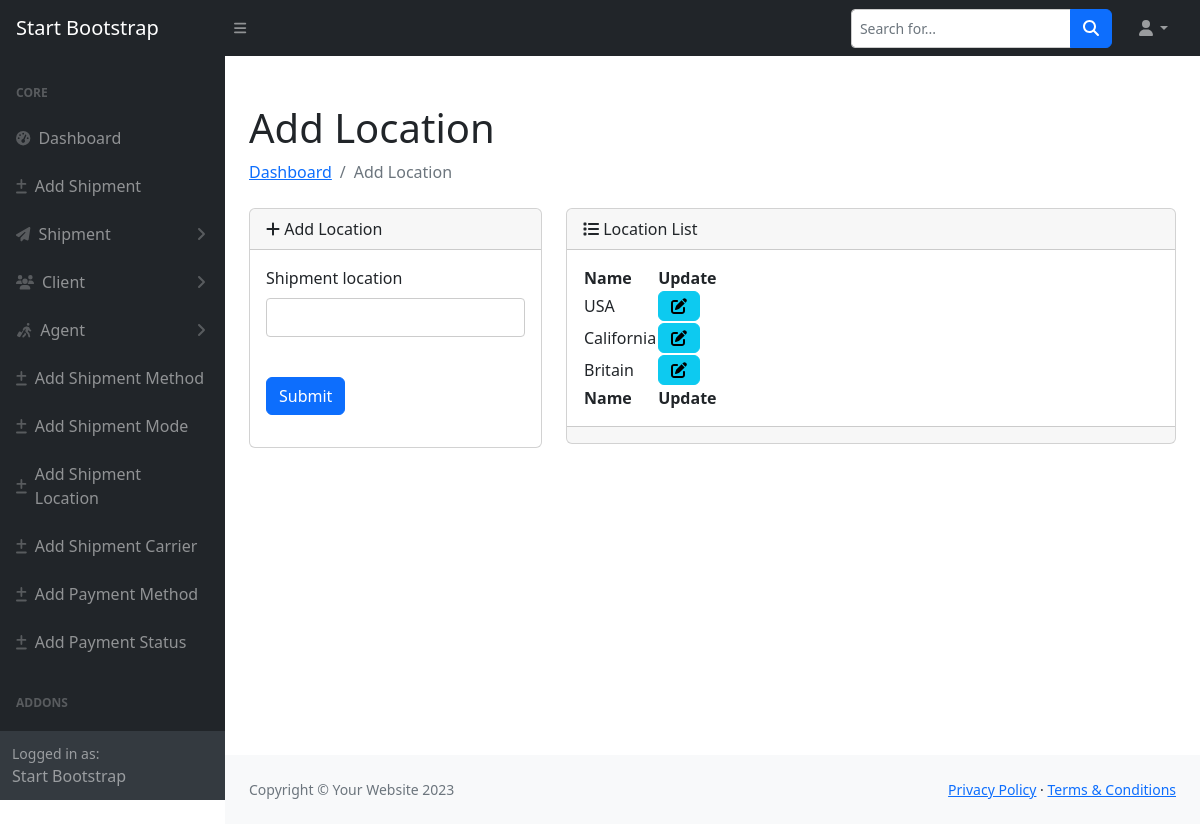
/add-shipment-location/, run on the app's committed database.
### cargo/models.py (models this page shows, shortened)
class ShipmentLocation(models.Model):
	shipment_location = models.CharField(max_length=100, blank=True, unique=True)

### cargo/views.py (the view)
# urls.py: path('add-shipment-location/', add_shipment_location, name="add_shipment_location"),
def add_shipment_location(request):
    shipment_location_list = ShipmentLocation.objects.all()
    if request.method == 'POST':
        form = ShipmentLocationForm(request.POST)
        if form.is_valid():
            form.save()
            return redirect('add_shipment_location')
    else:
        form = ShipmentLocationForm()
    return render(request, 'dashboard/add_shipment_location.html', {"form": form, "shipment_location_list": shipment_location_list})

### cargo/forms.py
class ShipmentLocationForm(forms.ModelForm):
    class Meta:
        model = ShipmentLocation
        fields = '__all__'

### templates/dashboard/add_shipment_location.html (shortened to what this page needs)
Add Location{% extends 'dashboard/main.html'%}
{% load crispy_forms_tags %}
{% block content %}
{% include 'dashboard/sidebar.html'%}
<div id="layoutSidenav_content">
    <main>
        <div class="container-fluid px-4">
            <h1 class="mt-4">Add Location</h1>
            <ol class="breadcrumb mb-4">
                <li class="breadcrumb-item"><a href="{% url 'dashboard' %}">Dashboard</a></li>
                <li class="breadcrumb-item active"> Add Location</li>
            </ol>
            <div class="row">
                <div class="col-lg-4">
                    <div class="card mb-4">
                        <div class="card-header">
                            <i class="fa-solid fa-plus"></i>
                            Add Location
                        </div>
                        <div class="card-body">
                            <form action="{% url 'add_shipment_location' %}" method="post">
                                {{form | crispy}}
                                <br>
                                <button type="submit" class="btn btn-primary">Submit</button>
                            </form>
                        </div>
                    </div>
                </div>
                <div class="col-lg-8">
                    <div class="card mb-8">
                        <div class="card-header">
                            <i class="fa-solid fa-list"></i>
                            Location List
                        </div>
                        <div class="card-body">
                            {% if shipment_location_list %}
                            <table id="datatablesSimple">
                                <thead>
                                    <tr>
                                        <th>Name</th>
                                        <th>Update</th>
                                    </tr>
                                </thead>
                                <tfoot>
                                    <tr>
                                       <th>Name</th>
                                        <th>Update</th>
                                    </tr>
                                </tfoot>
                                <tbody>
                                	{% for a in shipment_location_list %}
                                    <tr>
                                        <td>{{a.shipment_location}}</td>
                                        <td><a href="{% url 'update_location' a.id %}" class="btn btn-info"><i class="fa-solid fa-pen-to-square"></i></i></a></td>
                                    </tr>
                                    {% endfor %}
                                </tbody>
                            </table>
                            {% endif %}
                        </div>
                        <div class="card-footer small text-muted"></div>
                    </div>
                </div>
            </div>
        </div>
    </main>
    {% endblock %}

### templates/dashboard/main.html (style rules this page uses)
input[type="text"], input[type="password"], textarea { padding: 8px; border: 1px solid #ccc; border-radius: 4px; font-size: 14px; }

### data on the page
ShipmentLocation: shipment_location "USA"
ShipmentLocation: shipment_location "California"
ShipmentLocation: shipment_location "Britain"
